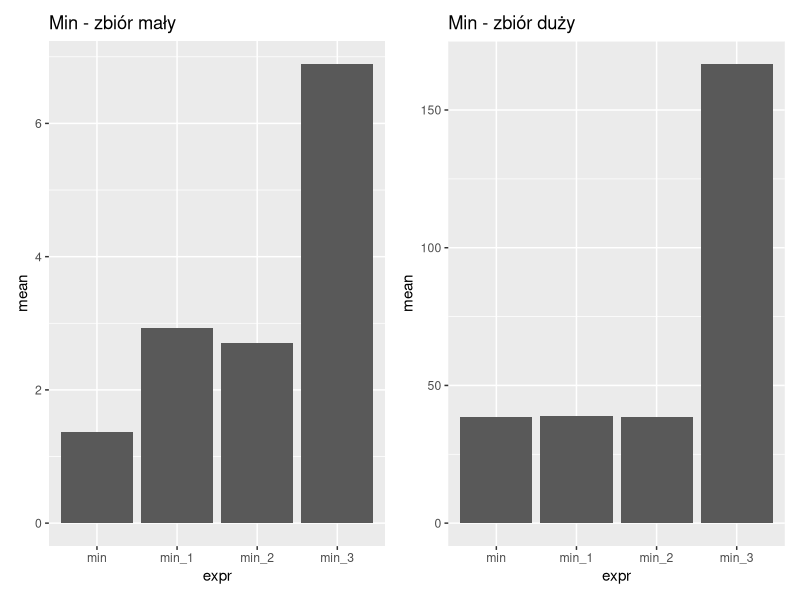
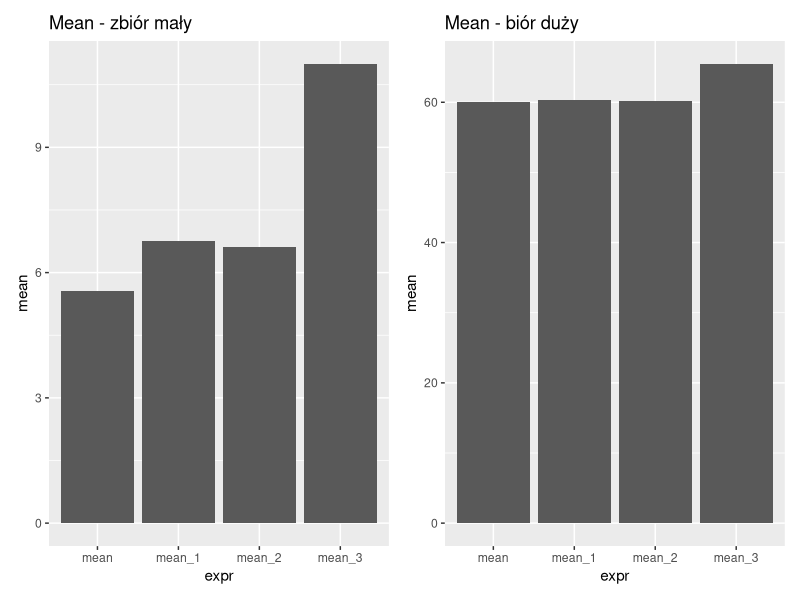
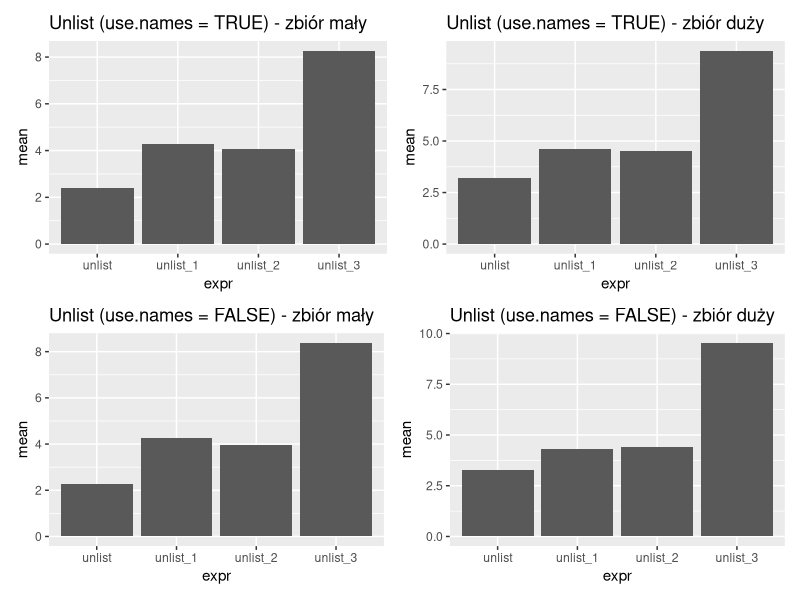
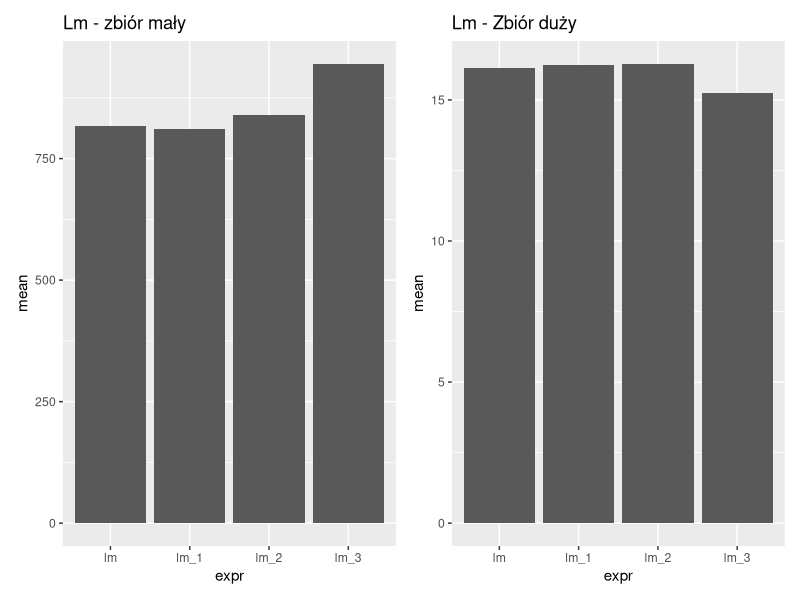

Generate these figures, in order, with R:
## ---- chunk 1
knitr::opts_chunk$set(echo = TRUE)
library(microbenchmark)
library(ggplot2)
library(patchwork)
## ---- chunk 2
nse_1 <- function(fun){
  function(in_args, ...){
    eval(substitute(fun(...)),in_args)
  }}

nse_2 <- function(fun) {
  function(in_args, arg, ...) {
    fun(eval(substitute(arg), in_args), ...)
  }
}

nse_3 <- function(fun) {
  function(in_args, arg, ...) {
    nse <- substitute(arg)
    with(in_args, do.call(fun, list(nse, ...)))
  }
}

## ---- chunk 3
#mały zbiór
data(sleep)

min_1 <- nse_1(min)
min_2 <- nse_2(min)
min_3 <- nse_3(min)

# czy działają poprawnie funkcje?
min(sleep$extra) == min_1(sleep,extra) & 
  min(sleep$extra) == min_2(sleep,extra) &
  min(sleep$extra) == min_3(sleep,extra)

benchmark_sleep <- microbenchmark(
  min = min(sleep$extra),
  min_1 = min_1(sleep,extra),
  min_2 = min_2(sleep,extra),
  min_3 = min_3(sleep,extra)
)
p1 <- ggplot(summary(benchmark_sleep), aes(x = expr, y = mean)) + geom_col() + ggtitle("Min - zbiór mały")

#wiekszy zbior
data(diamonds)

benchmark_diam <- microbenchmark(
  min = min(diamonds$price),
  min_1 = min_1(diamonds,price),
  min_2 = min_2(diamonds,price),
  min_3 = min_3(diamonds,price)
)
p2 <- ggplot(summary(benchmark_diam), aes(x = expr, y = mean)) + geom_col() + ggtitle("Min - zbiór duży")
p1 + p2
## ---- chunk 4
#mniejszy zbiór

mean_1 <- nse_1(mean)
mean_2 <- nse_2(mean)
mean_3 <- nse_3(mean)

# czy działają poprawnie funkcje?
mean(sleep$extra) == mean_1(sleep,extra) &
  mean(sleep$extra) == mean_2(sleep,extra) &
  mean(sleep$extra) == mean_3(sleep,extra)

benchmark_sleep <- microbenchmark(
  mean = mean(sleep$extra),
  mean_1 = mean_1(sleep,extra),
  mean_2 = mean_2(sleep,extra),
  mean_3 = mean_3(sleep,extra)
)
p1 <- ggplot(summary(benchmark_sleep), aes(x = expr, y = mean)) + geom_col() + ggtitle("Mean - zbiór mały")

#wiekszy zbior

benchmark_diam <- microbenchmark(
  mean = mean(diamonds$price),
  mean_1 = mean_1(diamonds,price),
  mean_2 = mean_2(diamonds,price),
  mean_3 = mean_3(diamonds,price)
)
p2 <- ggplot(summary(benchmark_diam), aes(x = expr, y = mean)) + geom_col() + ggtitle("Mean - biór duży")
p1 + p2
## ---- chunk 5
#mniejszy zbiór

unlist_1 <- nse_1(unlist)
unlist_2 <- nse_2(unlist)
unlist_3 <- nse_3(unlist)

# czy działają poprawnie funkcje?
unlist(sleep$extra, use.names = TRUE) == unlist_1(sleep,extra, use.names = TRUE) & 
  unlist(sleep$extra, use.names = TRUE) == unlist_2(sleep,extra, use.names = TRUE) &
  unlist(sleep$extra, use.names = TRUE) == unlist_3(sleep,extra, use.names = TRUE)

benchmark_sleep <- microbenchmark(
  unlist = unlist(sleep$extra, use.names = TRUE),
  unlist_1 = unlist_1(sleep,extra, use.names = TRUE),
  unlist_2 = unlist_2(sleep,extra, use.names = TRUE),
  unlist_3 = unlist_3(sleep,extra, use.names = TRUE)
)
p1 <- ggplot(summary(benchmark_sleep), aes(x = expr, y = mean)) + geom_col() + ggtitle("Unlist (use.names = TRUE) - zbiór mały")

#wiekszy zbior

benchmark_diam <- microbenchmark(
  unlist = unlist(diamonds$price, use.names = TRUE),
  unlist_1 = unlist_1(diamonds,price, use.names = TRUE),
  unlist_2 = unlist_2(diamonds,price, use.names = TRUE),
  unlist_3 = unlist_3(diamonds,price, use.names = TRUE)
)
p2 <- ggplot(summary(benchmark_diam), aes(x = expr, y = mean)) + geom_col() + ggtitle("Unlist (use.names = TRUE) - zbiór duży")


# mały zbiór
benchmark_sleep <- microbenchmark(
  unlist = unlist(sleep$extra, use.names = FALSE),
  unlist_1 = unlist_1(sleep,extra, use.names = FALSE),
  unlist_2 = unlist_2(sleep,extra, use.names = FALSE),
  unlist_3 = unlist_3(sleep,extra, use.names = FALSE)
)
p3 <- ggplot(summary(benchmark_sleep), aes(x = expr, y = mean)) + geom_col() + ggtitle("Unlist (use.names = FALSE) - zbiór mały")

#wiekszy zbior

benchmark_diam <- microbenchmark(
  unlist = unlist(diamonds$price, use.names = FALSE),
  unlist_1 = unlist_1(diamonds,price, use.names = FALSE),
  unlist_2 = unlist_2(diamonds,price, use.names = FALSE),
  unlist_3 = unlist_3(diamonds,price, use.names = FALSE)
)
p4 <- ggplot(summary(benchmark_diam), aes(x = expr, y = mean)) + geom_col() + ggtitle("Unlist (use.names = FALSE) - zbiór duży")

(p1 + p2) / (p3 + p4)

## ---- chunk 6
#mniejszy zbiór

lm_1 <- nse_1(lm)
lm_2 <- nse_2(lm)
lm_3 <- nse_3(lm)

# czy działają poprawnie funkcje?
lm(extra ~ group,sleep)[['coefficients']] == lm_1(sleep,extra ~ group)[['coefficients']] &
  lm(extra ~ group,sleep)[['coefficients']] == lm_2(sleep,extra ~ group)[['coefficients']] &
  lm(extra ~ group,sleep)[['coefficients']] == lm_3(sleep,extra ~ group)[['coefficients']]

benchmark_sleep <- microbenchmark(
  lm = lm(extra ~ group,sleep),
  lm_1 = lm_1(sleep,extra ~ group),
  lm_2 = lm_2(sleep,extra ~ group),
  lm_3 = lm_3(sleep,extra ~ group)
)
p1 <- ggplot(summary(benchmark_sleep), aes(x = expr, y = mean)) + geom_col() + ggtitle("Lm - zbiór mały")

#wiekszy zbior

benchmark_diam <- microbenchmark(
  lm = lm(depth ~ price, diamonds),
  lm_1 = lm_1(diamonds,depth ~ price),
  lm_2 = lm_2(diamonds,depth ~ price),
  lm_3 = lm_3(diamonds,depth ~ price)
  )
p2 <- ggplot(summary(benchmark_diam), aes(x = expr, y = mean)) + geom_col() + ggtitle("Lm - Zbiór duży")
p1 + p2
